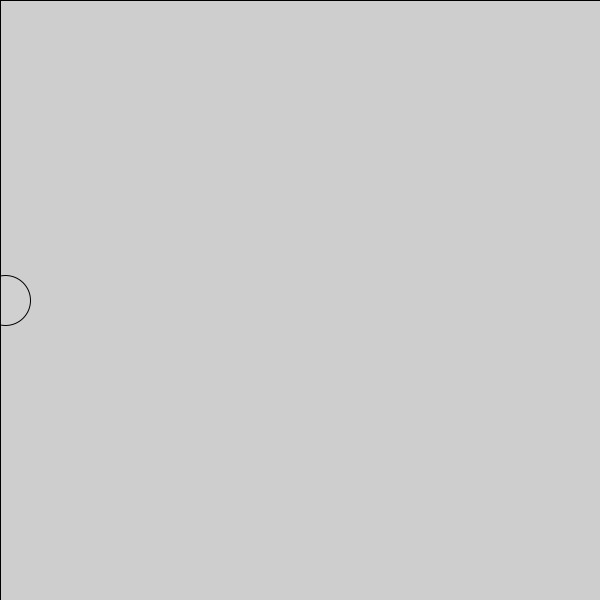
Frame 1 (no input)
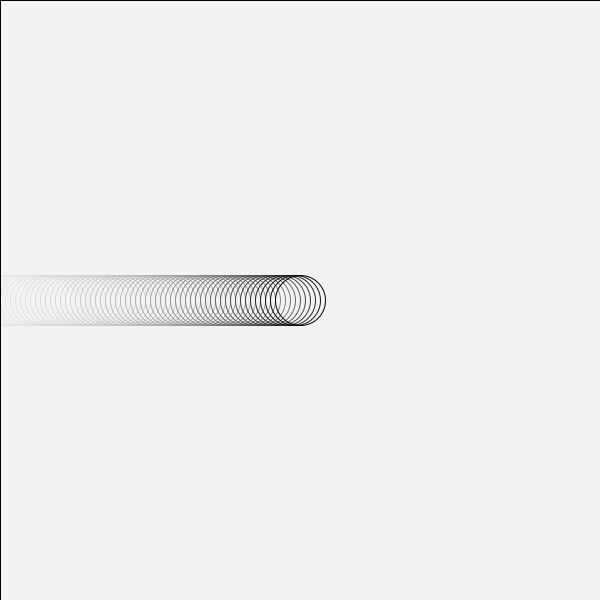
Frame 60 (the mouse pressed at the canvas centre just before this capture)
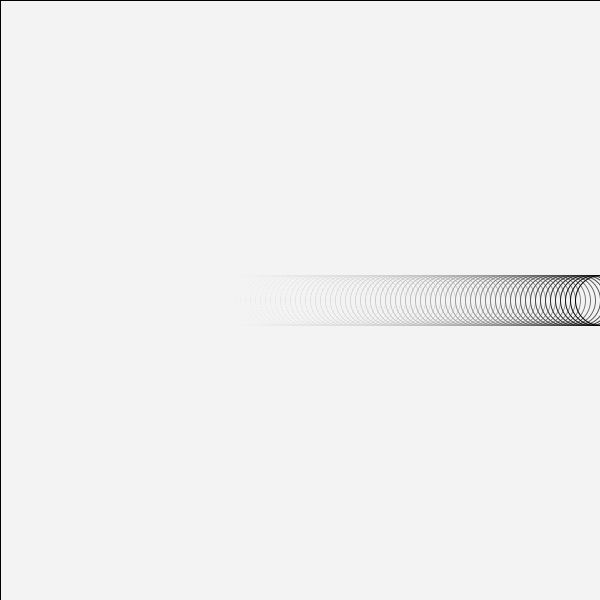
Frame 120 (the mouse held since frame 60 and released just before this capture)

The Processing sketch that drew these frames (run headless with seeded random() and noise(); from frame 60 on, the mouse is pressed at the canvas centre):

// Processing sketch: processing_119649
// ── processing_119649.pde

//Prog. dinamica

float x=0;
float y=0;

void setup()
{
//Info declarada una vez
size(600,600);
fill(6);
scale(2.0);
}

void draw()
{
//Info declarada que pinta cada frame
fill(255, 10);
rect(0,0,width,height);
x=x+5;
y=300;
ellipse(x,y,50,50);

}
